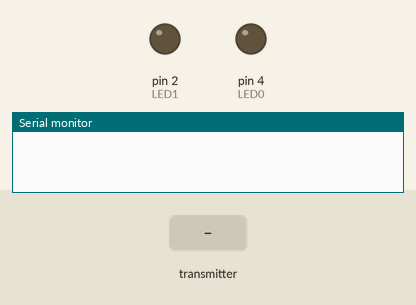
The sketch below on a simulated Arduino Uno, built with avr-gcc and run on an emulated ATmega328P. On the bench: output pins drawn as LEDs (lit = HIGH), the last lines printed to the serial monitor. The test bench sets the inputs (shaded band). No radio packets arrive unless stated.

Above: at 1.2 s.
1.3 s: the transmitter starts sending releaseParachute = 0
At 2.5 s:
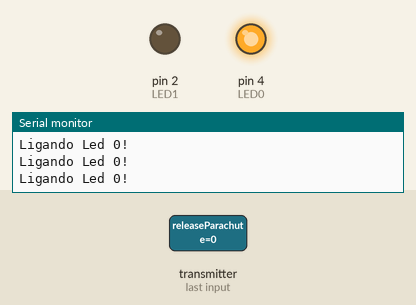
2.8 s: the transmitter starts sending releaseParachute = 1
At 3.9 s:
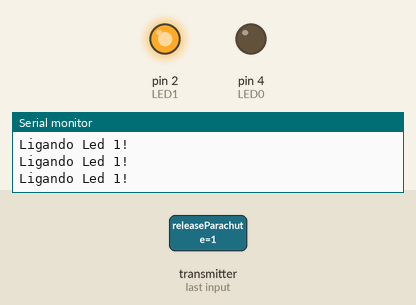
Timing chart, 0 to 5.8 s (numbered marks = the images above; inputs shaded):
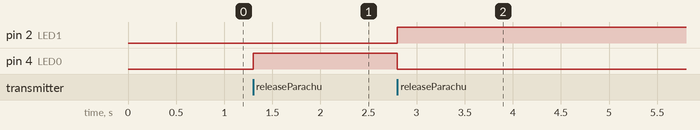

The sketch:

foguete.ino
```cpp
#include <SPI.h>
#include <RF24.h>
#include <SD.h>

// Pinagem de LEDs para teste
#define LED0 4
#define LED1 2

// Instância de radio definindo pinos CE (porta D7) e CSN (porta D8)
RF24 radio(9, 10);
// Definindo variavel que vai definir a ação a ser executada
char releaseParachute = '0';

// Definição de endereços para cada dispositivo (foguete e solo)
const byte endereco[][6] = {"1node", "2node"};

void setup() {
  Serial.begin(9600);

  pinMode(LED0, OUTPUT);
  pinMode(LED1, OUTPUT);
  digitalWrite(LED0, LOW);
  digitalWrite(LED1, LOW);

  // Inicializa a comunicação com o modulo de rádio
  radio.begin();

  // Define o endereço deste dispositivo
  radio.openWritingPipe(endereco[0]);
  // Define o endereço de onde será "escutado" os dados
  radio.openReadingPipe(1, endereco[1]);
  // Prepara este dispositivo para receber informações
  radio.startListening();
}

void loop() {
  // Se "escutou" alguma coisa
  if(radio.available()) {

    // Coloca a informação recebida na variável releaseParachute
    radio.read(&releaseParachute, sizeof(releaseParachute));
    // Faremos diferentes ações de acordo com o valor de releaseParachute
    switch(releaseParachute) {
      case '0':
        Serial.println("Ligando Led 0!");
        digitalWrite(LED0, HIGH);
        digitalWrite(LED1, LOW);
        break;
      case '1':
        Serial.println("Ligando Led 1!");
        digitalWrite(LED1, HIGH);
        digitalWrite(LED0, LOW);
        break;
    }
  }
}
```

Measured:
- after the input at 1.3 s, pin 4 (LED0): LOW → HIGH at once
- after the input at 2.8 s, pin 2 (LED1): LOW → HIGH at once; pin 4 (LED0): HIGH → LOW at once
